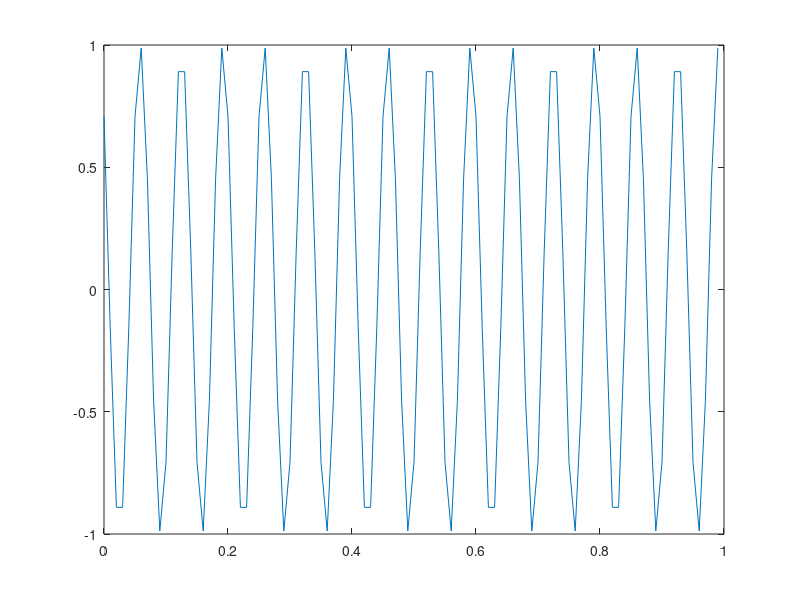
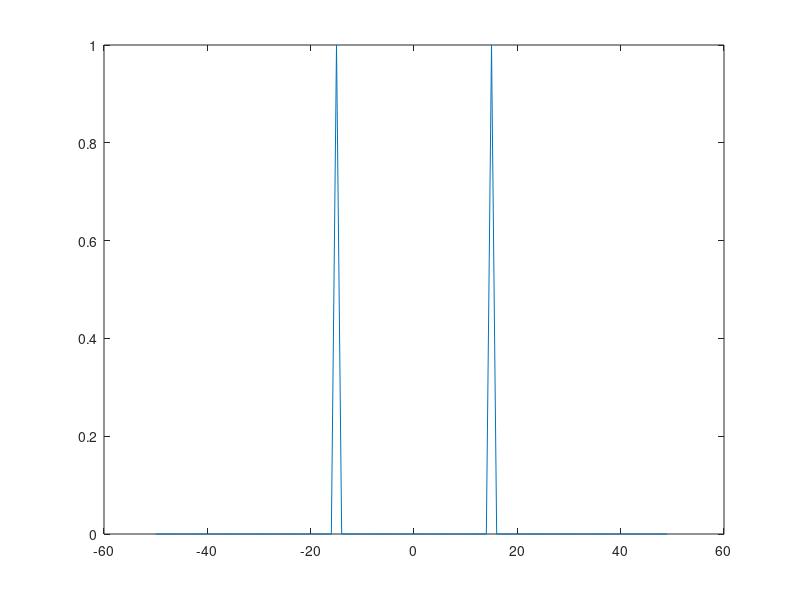
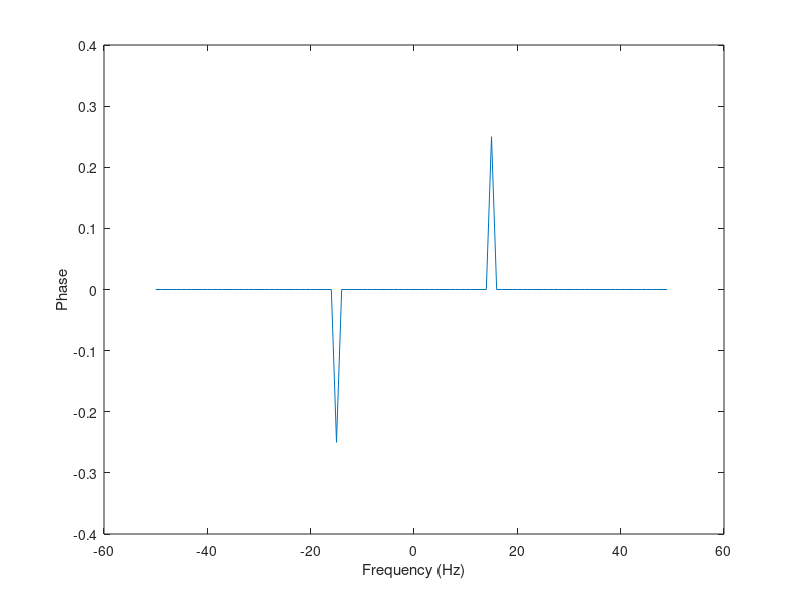

Write the MATLAB code that produced these figures, in order.
clear;
startT = 0;
endT = 1;
sampleRate = 100;
timeStep = 1 / sampleRate;
totalTime = endT - startT;
numSamples = totalTime / timeStep;
timeVec = startT : timeStep : endT - timeStep;
freqVec = (-sampleRate / 2) : (sampleRate / numSamples) : (sampleRate / 2 - sampleRate / numSamples);
signal2 = cos(30 * pi * timeVec + pi / 4);
plot(timeVec, signal2);

% Calculate FFT
fftResult2 = fftshift(fft(signal2));
normalizedFft2 = fftResult2 / max(abs(fftResult2));
figure;
plot(freqVec, abs(normalizedFft2));

% Phase Analysis
tolerance = 1e-6;
normalizedFft2(abs(normalizedFft2) < tolerance) = 0;
phaseAngles = angle(normalizedFft2);
figure;
plot(freqVec, phaseAngles / pi);
xlabel('Frequency (Hz)');
ylabel('Phase');
